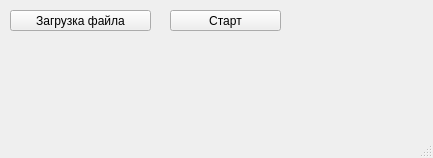
<?xml version="1.0" encoding="UTF-8"?>
<ui version="4.0">
 <class>MainWindow</class>
 <widget class="QMainWindow" name="MainWindow">
  <property name="geometry">
   <rect>
    <x>0</x>
    <y>0</y>
    <width>433</width>
    <height>158</height>
   </rect>
  </property>
  <property name="windowTitle">
   <string>MainWindow</string>
  </property>
  <widget class="QWidget" name="centralwidget">
   <widget class="QPushButton" name="LoadFile">
    <property name="geometry">
     <rect>
      <x>10</x>
      <y>10</y>
      <width>141</width>
      <height>21</height>
     </rect>
    </property>
    <property name="text">
     <string>Загрузка файла</string>
    </property>
   </widget>
   <widget class="QPushButton" name="start">
    <property name="geometry">
     <rect>
      <x>170</x>
      <y>10</y>
      <width>111</width>
      <height>21</height>
     </rect>
    </property>
    <property name="text">
     <string>Старт</string>
    </property>
   </widget>
  </widget>
  <widget class="QMenuBar" name="menubar">
   <property name="geometry">
    <rect>
     <x>0</x>
     <y>0</y>
     <width>433</width>
     <height>20</height>
    </rect>
   </property>
  </widget>
  <widget class="QStatusBar" name="statusbar"/>
 </widget>
 <resources/>
 <connections/>
</ui>
